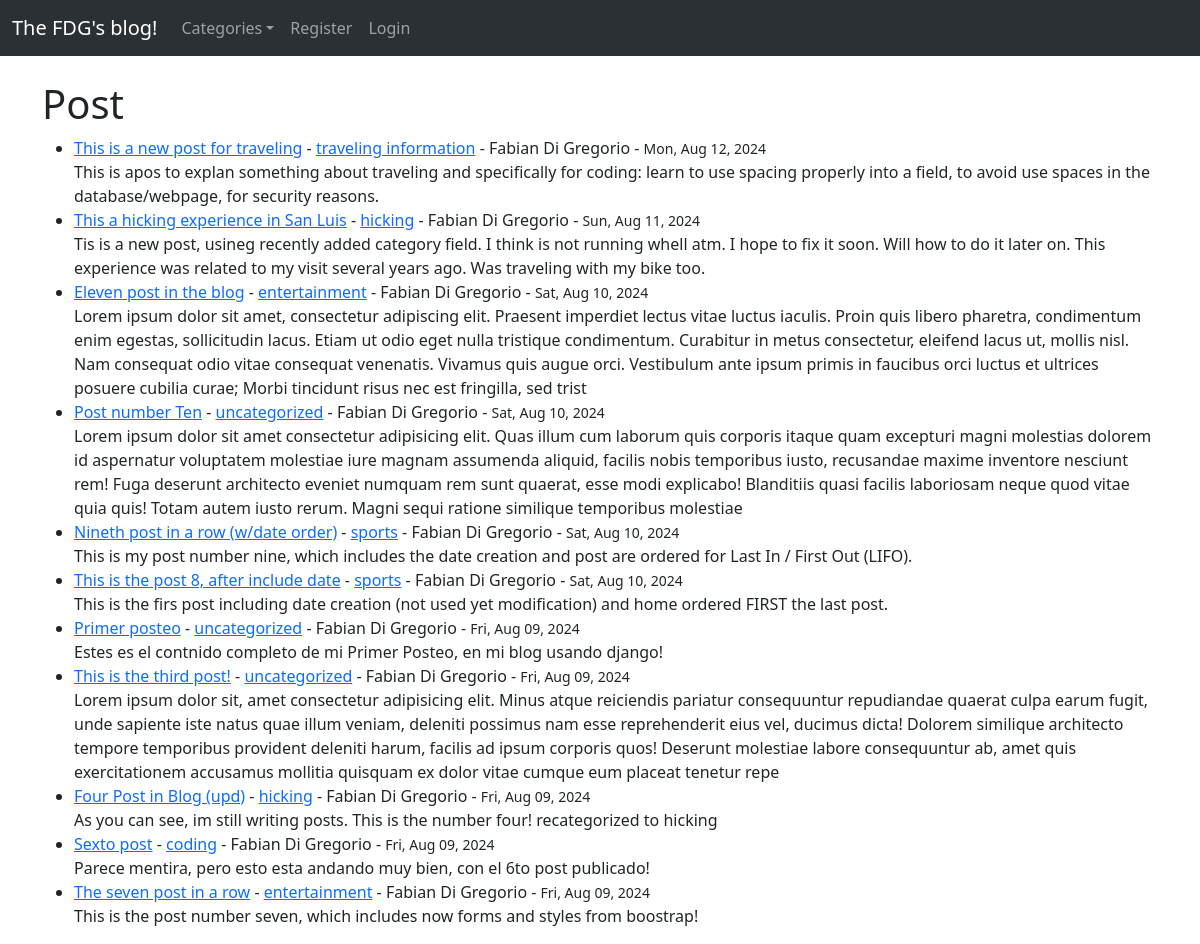
Before: / with the older database file.
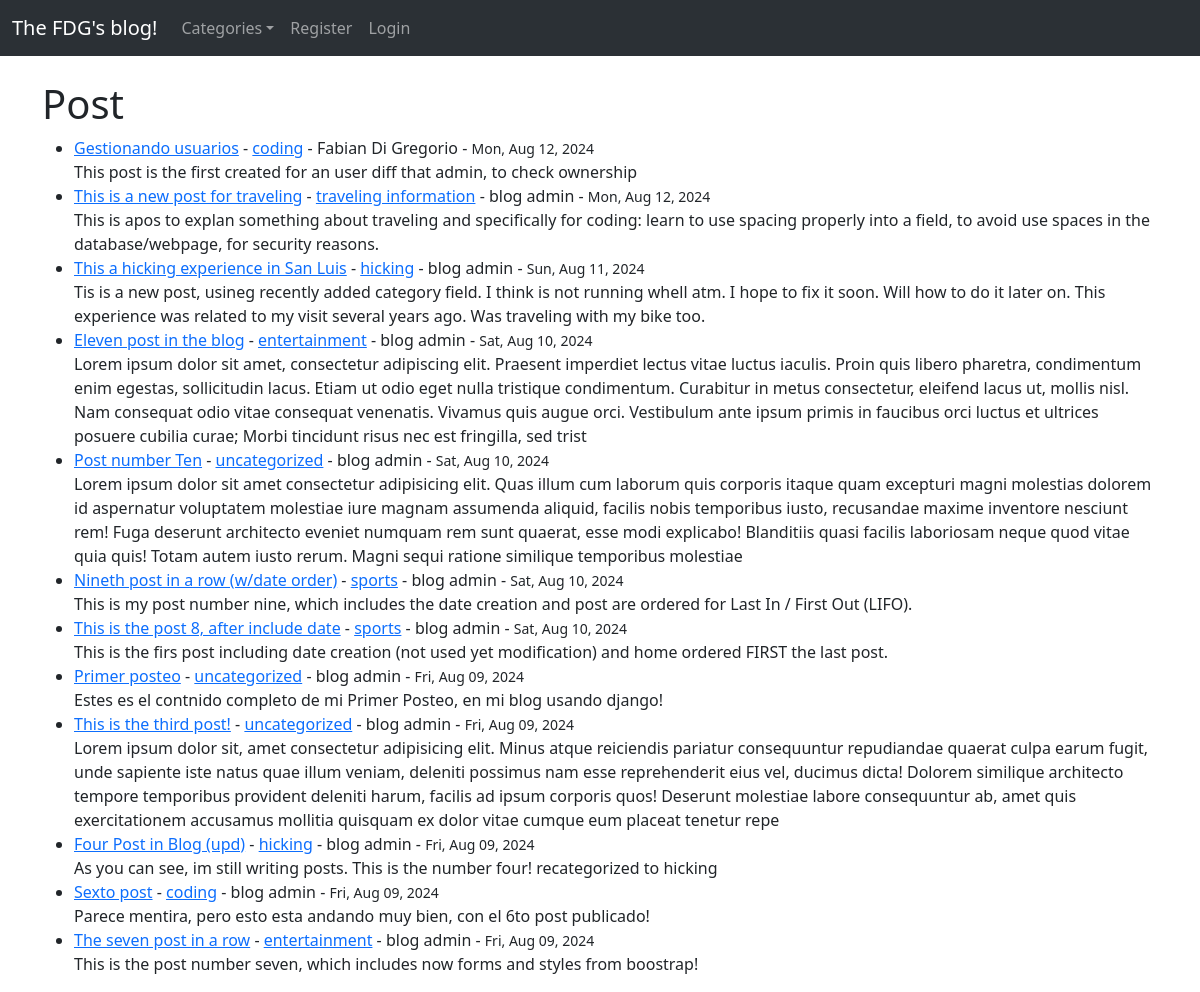
After: the same page with the newer database file.
### fdgblog/models.py (models this page shows, shortened)
class Post(models.Model):
    title = models.CharField(max_length=255)
    title_tag = models.CharField(max_length=255)
    author = models.ForeignKey(User, on_delete=models.CASCADE)
    content = models.TextField()
    created = models.DateTimeField(auto_now_add=True)
    modified = models.DateTimeField(auto_now=True)
    category = models.CharField(max_length=255, default="uncategorized")
    def get_formatted_created(self):
        return self.created.strftime("%a, %b %d, %Y")  # Example format

### fdgblog/views.py (the view)
# urls.py: path('', HomeView.as_view(), name='home'),
class HomeView(ListView):
    model = Post
    template_name = 'home.html'
    ordering = ['-created']
    def get_context_data(self, *args, **kwargs):
        cat_menu = Category.objects.all()
        context = super(HomeView, self).get_context_data(*args, **kwargs)
        context["cat_menu"] = cat_menu
        return context

### fdgblog/models.py (called while the page is built)
    def __str__(self):
        return self.name

### fdgblog/templates/home.html (shortened to what this page needs)
{% extends 'base.html' %}
{% block content %}
    <h1>Post</h1>
    <ul>
    {% for post in object_list %}
        <li><a href="{% url 'article_details' post.pk %}">{{ post.title}}</a>
             - <a href="{% url 'categories' post.category|slugify %}">{{ post.category }}</a>
             - {{ post.author.first_name}} {{ post.author.last_name}}
             - <small>{{ post.get_formatted_created }}</small>
        <br/>
        {{ post.content|slice:":500" }}</li>
    {% endfor %}
    </ul>
{% endblock %}

### fdgblog/templates/base.html (shortened to what this page needs)
<!doctype html>
<html lang="en">
  <head>
    <link href="https://cdn.jsdelivr.net/npm/bootstrap@5.3.3/dist/css/bootstrap.min.css" rel="stylesheet">
  </head>
  <body>
    <nav class="navbar navbar-expand-lg bg-body-tertiary" data-bs-theme="dark">
        <div class="container-fluid">
          <a class="navbar-brand" href="{% url 'home' %}">The FDG's blog!</a>
          <div class="collapse navbar-collapse" id="navbarSupportedContent">
            <ul class="navbar-nav me-auto mb-2 mb-lg-0">
              {% if cat_menu %}
                <a class="nav-link dropdown-toggle" href="#" role="button" data-bs-toggle="dropdown" aria-expanded="false">Categories</a>
              {% else %}
                  <li class="nav-item">
                    <a class="nav-link" href="{% url 'categories_list' %}">Categories</a>
                  </li>
              {% endif %}
              {% if user.is_authenticated %}
                <li class="nav-item">
                  <a class="nav-link" href="{% url 'add_post' %}">Add Post</a>
                </li>
                <li class="nav-item">
                  <a class="nav-link" href="{% url 'add_category' %}">Add Category</a>
                </li>
                <li class="nav-item">
                  <!-- Este form resuelve el problema de autenticación o logout
                   con el metodo POST y el csrf token -->
                  <form method="POST" action="{% url 'logout' %}" style="display:inline;">
                      {% csrf_token %}
                      <button type="submit" class="nav-link btn btn-link" style="border:none; cursor:pointer;">
                          Logout
                      </button>
                  </form>
                </li>
              {% else %}
                <li class="nav-item">
                  <a class="nav-link" href="{% url 'register' %}">Register</a>
                </li>
                <li class="nav-item">
                  <a class="nav-link" href="{% url 'login' %}">Login</a>
                </li>
              {% endif %}
            </ul>
          </div>
        </div>
      </nav>
    <br/>
    <div class="container">
        {% block content %}
        {% endblock %}
    </div>
  </body>
</html>

Changed rows visible on the page:
added Post: title "Gestionando usuarios", category "coding", author.first_name "Fabian", author.last_name "Di Gregorio", get_formatted_created "Mon, Aug 12, 2024", content "This post is the first created for an user diff that admin, to check ownership"
changed through a linked row, Post "This is a new post for traveling": author.first_name "Fabian" → "blog"; author.last_name "Di Gregorio" → "admin"
changed through a linked row, Post "This a hicking experience in San Luis": author.first_name "Fabian" → "blog"; author.last_name "Di Gregorio" → "admin"
changed through a linked row, Post "Eleven post in the blog": author.first_name "Fabian" → "blog"; author.last_name "Di Gregorio" → "admin"
changed through a linked row, Post "Post number Ten": author.first_name "Fabian" → "blog"; author.last_name "Di Gregorio" → "admin"
changed through a linked row, Post "Nineth post in a row (w/date order)": author.first_name "Fabian" → "blog"; author.last_name "Di Gregorio" → "admin"
changed through a linked row, Post "This is the post 8, after include date": author.first_name "Fabian" → "blog"; author.last_name "Di Gregorio" → "admin"
changed through a linked row, Post "Primer posteo": author.first_name "Fabian" → "blog"; author.last_name "Di Gregorio" → "admin"
changed through a linked row, Post "This is the third post!": author.first_name "Fabian" → "blog"; author.last_name "Di Gregorio" → "admin"
changed through a linked row, Post "Four Post in Blog (upd)": author.first_name "Fabian" → "blog"; author.last_name "Di Gregorio" → "admin"
changed through a linked row, Post "Sexto post": author.first_name "Fabian" → "blog"; author.last_name "Di Gregorio" → "admin"
changed through a linked row, Post "The seven post in a row": author.first_name "Fabian" → "blog"; author.last_name "Di Gregorio" → "admin"
